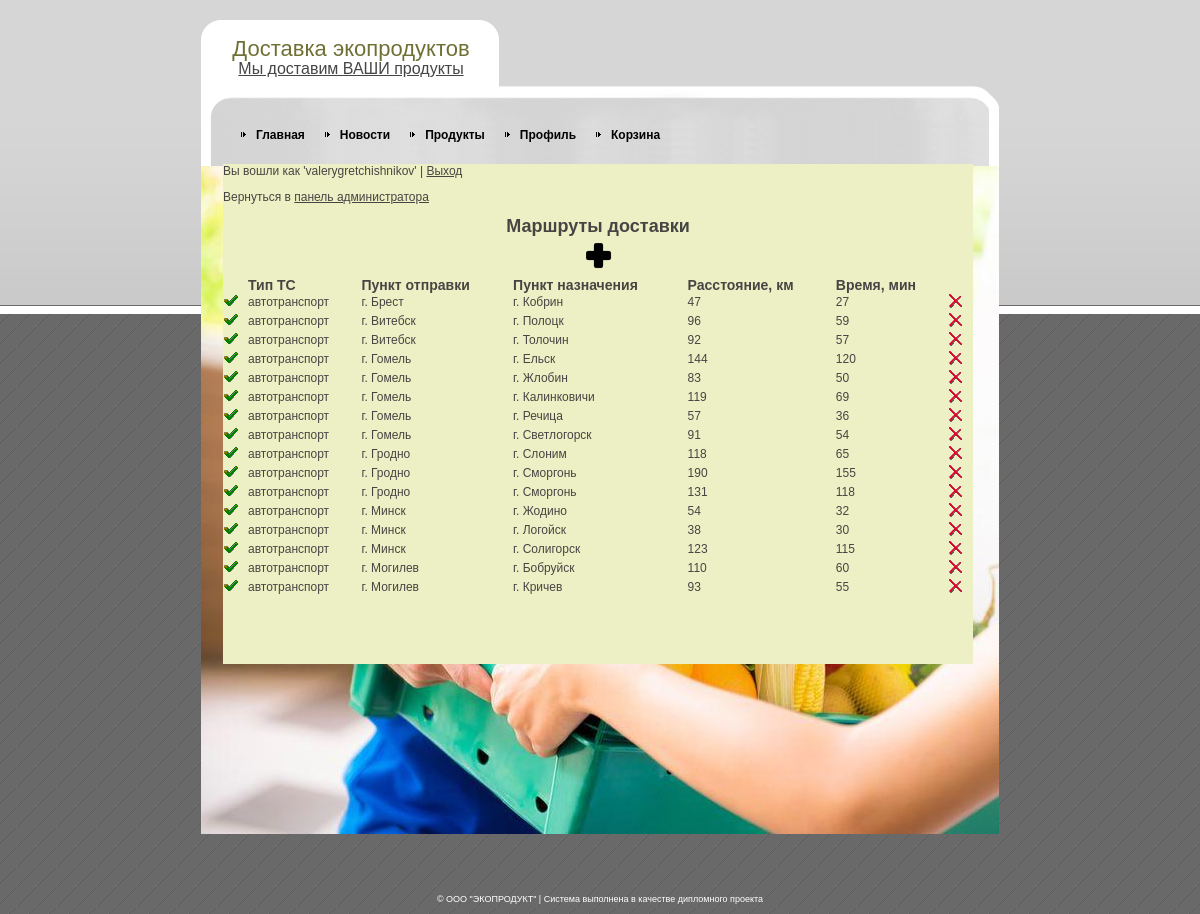
/edit_route.php (signed in), run on the app's committed database.
### tables this page shows
CREATE TABLE IF NOT EXISTS `route` (
  `id` int NOT NULL AUTO_INCREMENT,
  `idtypets` int NOT NULL,
  `idpoint1` int NOT NULL,
  `idpoint2` int NOT NULL,
  `dist` decimal(10,0) NOT NULL,
  `time` float NOT NULL,
  PRIMARY KEY (`id`),
  KEY `idtype` (`idtypets`,`idpoint1`,`idpoint2`),
  KEY `idpoint1` (`idpoint1`),
  KEY `idpoint2` (`idpoint2`)
);

CREATE TABLE IF NOT EXISTS `typets` (
  `id` int NOT NULL AUTO_INCREMENT,
  `type` varchar(50) NOT NULL,
  `price` float NOT NULL,
  PRIMARY KEY (`id`)
);

CREATE TABLE IF NOT EXISTS `points` (
  `id` int NOT NULL AUTO_INCREMENT,
  `point` varchar(50) NOT NULL,
  `idregion` int NOT NULL,
  `is_region_center` tinyint(1) NOT NULL,
  PRIMARY KEY (`id`),
  KEY `idregion` (`idregion`)
);

### edit_route.php (the view, shortened to what this page needs)
<?php
require "lib_db.php";
?>
<!DOCTYPE html PUBLIC "-//W3C//DTD XHTML 1.0 Strict//EN" "http://www.w3.org/TR/xhtml1/DTD/xhtml1-strict.dtd">
<html xmlns="http://www.w3.org/1999/xhtml" xml:lang="en" lang="en">
<head>
<link rel="stylesheet" href="style.css" type="text/css" charset="utf-8" />
</head>
<body>
<div id="outer">
  <div id="wrapper">
    <div id="body-bot">
      <div id="body-top">
        <div id="logo">
          <h1>Доставка экопродуктов</h1>
          <p><a href="adminform.php" target="_parent">Мы доставим ВАШИ продукты</a></p>
        </div>
        <div id="nav">
          <ul>
          </ul>
        </div>
        <div id="gboxm">
				<?php
				$login = $_SESSION['login'];
				$password = $_SESSION['password'];
				if(empty($login) and empty($password))
				{
					echo "<h2>Ошибка!</h2>";
					echo "<p>Необходимо пройти авторизацию | <a href='adminform.php'>Вход</a></p>";
				}
				else
				{
					echo "<p>Вы вошли как '$login' | <a href='../exit.php'>Выход</a></p>";
					echo "<p>Вернуться в <a href='adminform.php'>панель администратора</a></p>";?>
					<h2><center>Маршруты доставки</center></h2>
            <center><a href="edit_routef.php?id=0"><img height="37" src="images/logos/add.png" alt="add" /></a>
					<table border="0" cellpadding="0" cellspacing="0" width="100%">
					<tr>
						<td width=25></td>
						<td><h3>Тип ТС</h3></td>
						<td><h3>Пункт отправки</h3></td>
						<td><h3>Пункт назначения</h3></td>
						<td><h3>Расстояние, км</h3></td>
						<td><h3>Время, мин</h3></td>
						<td width=25></td>
					</tr>
					<?
					$items = getRoute('');
					foreach($items as $item)
					{?>
						<tr>
						<td><a href="edit_routef.php?id=<?=$item["id"]?>"><img src="images/logos/edit.ico" alt="edit" /></a></td>
						<td><?=$item["type"]?></td>
						<td><?=$item["point1"]?></td>
						<td><?=$item["point2"]?></td>
						<td><?=$item["dist"]?></td>
						<td><?=$item["time"]?></td>
						<td><a href="delete_route.php?id=<?=$item["id"]?>"><img src="images/logos/del.ICO" alt="del" /></a></td>
						</tr>
					<?}
						echo "</table>";
					}?>
        </div>
      </div>
    </div>
  </div>
</div>
<div id="copyright"> &copy; ООО "ЭКОПРОДУКТ" | Система выполнена в качестве дипломного проекта</div>
</body>
</html>

### style.css (style rules this page uses)
html, body, h1, h2, h3, h4 { margin: 0; padding: 0; }
img { border: 0; }
a { color: #464544; }
body { background: url(images/logos/page_bg.gif); text-align: center; font: 12px arial, sans-serif; color: #464544; padding-bottom: 10px; }
#outer { background: top left url(images/logos/page_bg_top.gif) repeat-x; padding-top: 20px; }
#wrapper { text-align: left; margin: auto; width: 798px; position: relative; background: url(images/logos/body_bg.gif) repeat-y; }
#body-bot { background: bottom left url(images/logos/body_bg_bot.jpg) no-repeat; }
#body-top { background: url(images/logos/body_bg_top.gif) no-repeat; min-height: 800px; _height: 800px; padding-bottom: 14px; }
#logo { width: 25em; text-align: center; }
#logo h1 { color: #6F7033; font: 22px "Arial narrow", arial, sans-serif; line-height: 1; padding-top: 0.8em; }
#logo p { color: #464544; font: 16px "Arial narrow", arial, sans-serif; margin: 0; }
#nav { margin-top: 50px; }
#gboxm { width: 750px; min-height: 500px; margin-top: 22px; margin-left: 22px; margin-bottom: 22px; background-color: #EDF0C4; }
#copyright { font-size: 9px; color: #fff; margin-top: 60px; }

### data on the page
route: idtypets.type "автотранспорт", idpoint1.point "г. Брест", idpoint2.point "г. Кобрин", dist "47", time "27"
route: idtypets.type "автотранспорт", idpoint1.point "г. Витебск", idpoint2.point "г. Полоцк", dist "96", time "59"
route: idtypets.type "автотранспорт", idpoint1.point "г. Витебск", idpoint2.point "г. Толочин", dist "92", time "57"
route: idtypets.type "автотранспорт", idpoint1.point "г. Гомель", idpoint2.point "г. Ельск", dist "144", time "120"
route: idtypets.type "автотранспорт", idpoint1.point "г. Гомель", idpoint2.point "г. Жлобин", dist "83", time "50"
route: idtypets.type "автотранспорт", idpoint1.point "г. Гомель", idpoint2.point "г. Калинковичи", dist "119", time "69"
route: idtypets.type "автотранспорт", idpoint1.point "г. Гомель", idpoint2.point "г. Речица", dist "57", time "36"
route: idtypets.type "автотранспорт", idpoint1.point "г. Гомель", idpoint2.point "г. Светлогорск", dist "91", time "54"
route: idtypets.type "автотранспорт", idpoint1.point "г. Гродно", idpoint2.point "г. Слоним", dist "118", time "65"
route: idtypets.type "автотранспорт", idpoint1.point "г. Гродно", idpoint2.point "г. Сморгонь", dist "190", time "155"
route: idtypets.type "автотранспорт", idpoint1.point "г. Гродно", idpoint2.point "г. Сморгонь", dist "131", time "118"
route: idtypets.type "автотранспорт", idpoint1.point "г. Минск", idpoint2.point "г. Жодино", dist "54", time "32"
route: idtypets.type "автотранспорт", idpoint1.point "г. Минск", idpoint2.point "г. Логойск", dist "38", time "30"
route: idtypets.type "автотранспорт", idpoint1.point "г. Минск", idpoint2.point "г. Солигорск", dist "123", time "115"
route: idtypets.type "автотранспорт", idpoint1.point "г. Могилев", idpoint2.point "г. Бобруйск", dist "110", time "60"
route: idtypets.type "автотранспорт", idpoint1.point "г. Могилев", idpoint2.point "г. Кричев", dist "93", time "55"

### other printed values
$login "valerygretchishnikov"
